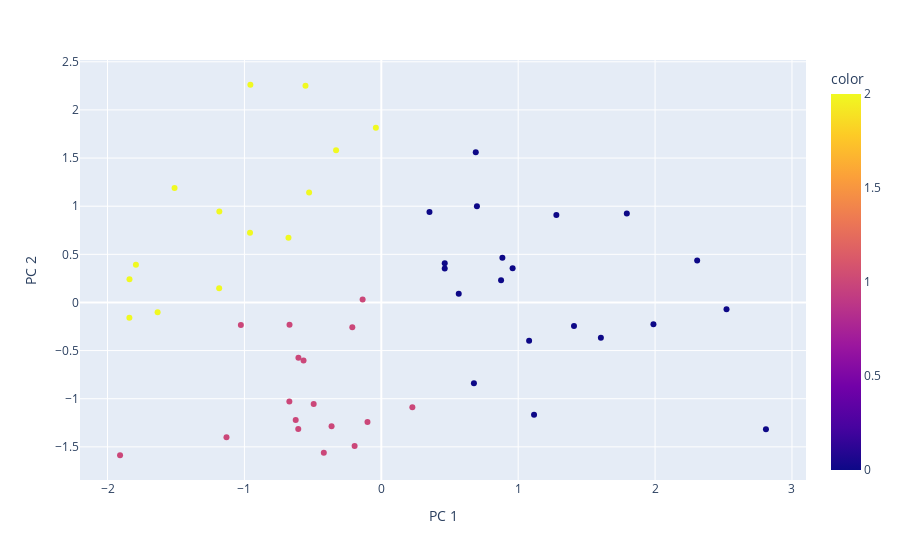

Notebook source saved alongside this figure:
### Code cell
# n=3
kmeans = KMeans(n_clusters=3)
kmeans.fit(x)

# plt.scatter(x, y, c=kmeans.labels_)
# plt.show()

fig = px.scatter(principalComponents, x=0, y=1, color=kmeans.labels_, labels={'0': 'PC 1', '1': 'PC 2'})
fig.show()

### Figure 1 — Plotly figure (JSON) as saved in the notebook; plotly's stock layout.template omitted (floating-point values rounded to 4 significant figures)
{"data": [{"hovertemplate": "PC 1=%{x}<br>PC 2=%{y}<br>color=%{marker.color}<extra></extra>", "legendgroup": "", "marker": {"color": [0, 1, 1, 2, 1, 1, 0, 1, 1, 2, 2, 0, 1, 1, 1, 2, 2, 2, 1, 0, 1, 0, 2, 2, 2, 0, 0, 2, 1, 0, 2, 2, 0, 0, 0, 0, 1, 1, 0, 0, 0, 0, 2, 0, 1, 1, 2, 0, 1, 0, 0], "coloraxis": "coloraxis", "symbol": "circle"}, "mode": "markers", "name": "", "orientation": "v", "showlegend": false, "type": "scatter", "x": [0.8846, -0.6253, -0.6717, -1.84, -0.2117, -0.4939, 1.988, -0.4198, -1.131, -1.184, -1.793, 2.81, -0.6066, 0.2269, -1.026, -1.51, -0.9589, -0.9563, -0.101, 0.5658, -0.3632, 0.6901, -0.03971, -0.6781, -1.634, 1.408, 2.522, -0.5274, -0.195, 0.4633, -0.5538, -1.84, 0.3519, 0.9594, 1.279, 0.6985, -0.568, -0.6704, 1.116, 1.794, 2.308, 0.4633, -0.3302, 1.604, -1.908, -0.6054, -1.183, 1.08, -0.1364, 0.875, 0.6765], "xaxis": "x", "y": [0.4642, -1.22, -1.028, 0.2399, -0.2567, -1.054, -0.227, -1.561, -1.401, 0.1488, 0.3909, -1.318, -1.315, -1.089, -0.2343, 1.188, 0.7253, 2.262, -1.243, 0.09175, -1.286, 1.561, 1.816, 0.6733, -0.1007, -0.2449, -0.07092, 1.142, -1.49, 0.4066, 2.252, -0.1577, 0.9407, 0.3552, 0.9083, 0.9988, -0.6017, -0.2326, -1.167, 0.9245, 0.4346, 0.3524, 1.581, -0.3662, -1.587, -0.5743, 0.944, -0.3981, 0.0319, 0.2316, -0.8399], "yaxis": "y"}], "layout": {"coloraxis": {"colorbar": {"title": {"text": "color"}}, "colorscale": [[0, "#0d0887"], [0.1111, "#46039f"], [0.2222, "#7201a8"], [0.3333, "#9c179e"], [0.4444, "#bd3786"], [0.5556, "#d8576b"], [0.6667, "#ed7953"], [0.7778, "#fb9f3a"], [0.8889, "#fdca26"], [1, "#f0f921"]]}, "legend": {"tracegroupgap": 0}, "margin": {"t": 60}, "xaxis": {"anchor": "y", "domain": [0, 1], "title": {"text": "PC 1"}}, "yaxis": {"anchor": "x", "domain": [0, 1], "title": {"text": "PC 2"}}}}
